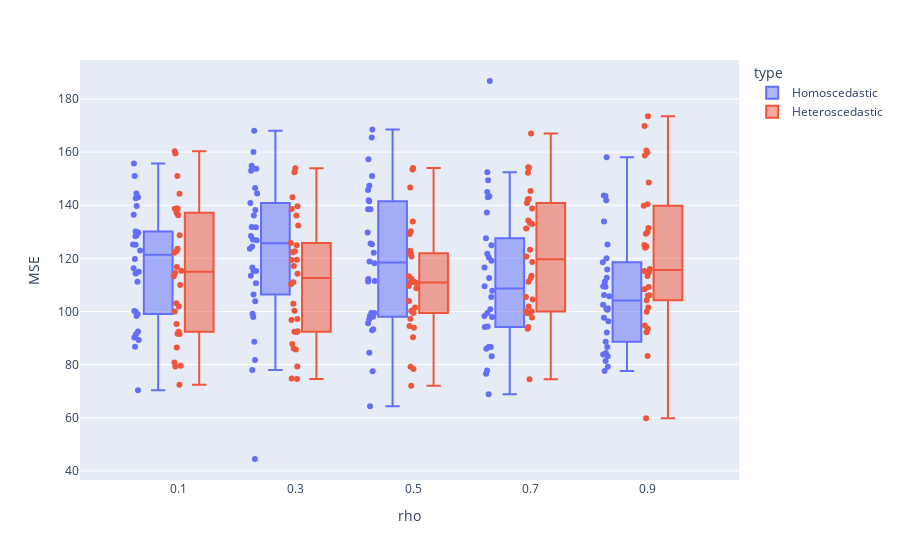

Write notebook code for a chart like this one.
### Code cell
fig = px.box(viz_df, x = 'rho', y = loss_col_name, color = 'type', points = 'all')
fig.show()

### Figure 1 — Plotly figure (JSON) as saved in the notebook; plotly's stock layout.template omitted (floating-point values rounded to 4 significant figures; data arrays with more than 128 entries replaced by an {"elided": "..."} marker saying what was removed)
{"data": [{"alignmentgroup": "True", "boxpoints": "all", "hovertemplate": "type=Homoscedastic<br>rho=%{x}<br>MSE=%{y}<extra></extra>", "legendgroup": "Homoscedastic", "marker": {"color": "#636efa"}, "name": "Homoscedastic", "notched": false, "offsetgroup": "Homoscedastic", "orientation": "v", "showlegend": true, "type": "box", "x": {"elided": "150 float values"}, "x0": " ", "xaxis": "x", "y": {"elided": "150 float values"}, "y0": " ", "yaxis": "y"}, {"alignmentgroup": "True", "boxpoints": "all", "hovertemplate": "type=Heteroscedastic<br>rho=%{x}<br>MSE=%{y}<extra></extra>", "legendgroup": "Heteroscedastic", "marker": {"color": "#EF553B"}, "name": "Heteroscedastic", "notched": false, "offsetgroup": "Heteroscedastic", "orientation": "v", "showlegend": true, "type": "box", "x": {"elided": "150 float values"}, "x0": " ", "xaxis": "x", "y": {"elided": "150 float values"}, "y0": " ", "yaxis": "y"}], "layout": {"boxmode": "group", "legend": {"title": {"text": "type"}, "tracegroupgap": 0}, "margin": {"t": 60}, "xaxis": {"anchor": "y", "domain": [0, 1], "title": {"text": "rho"}}, "yaxis": {"anchor": "x", "domain": [0, 1], "title": {"text": "MSE"}}}}
